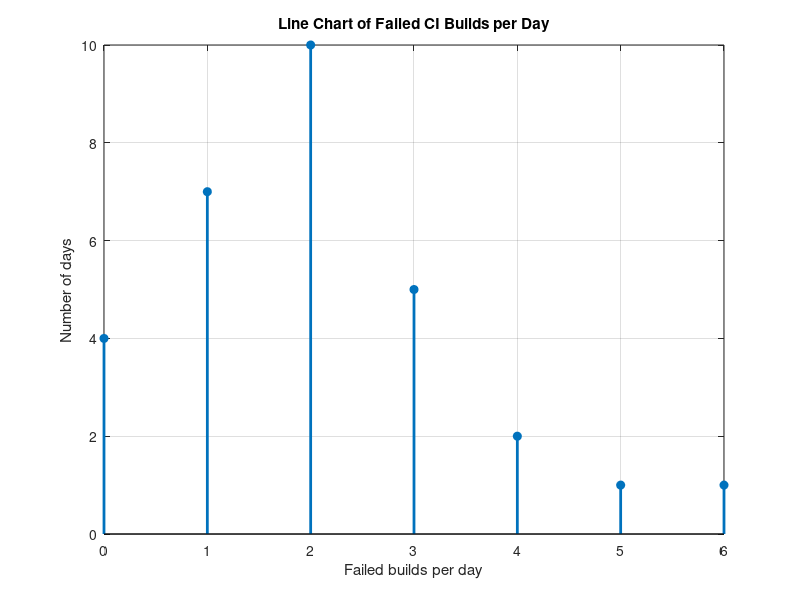

This figure's MATLAB source:
% Question 3 (Lecture 3): Frequency distribution of a discrete variable
clc; clear; close all;

failed = [2 0 1 3 2 1 4 2 2 0 1 3 2 5 1 2 3 0 2 1 4 2 3 1 2 6 1 2 0 3];  % failed CI builds/day

x = unique(failed);                   % distinct values
f = zeros(size(x));
for i = 1:numel(x)
    f(i) = sum(failed == x(i));       % frequency of each value
end
n   = sum(f);
rf  = f / n;                          % relative frequency
pct = rf * 100;                       % percentage frequency
cf  = cumsum(f);                      % cumulative frequency

fprintf('%-8s %-6s %-10s %-8s %-6s\n', 'Failed', 'f', 'Rel.f', 'Percent', 'C.f');
for i = 1:numel(x)
    fprintf('%-8d %-6d %-10.4f %-8.2f %-6d\n', x(i), f(i), rf(i), pct(i), cf(i));
end
fprintf('Total n = %d\n', n);
fprintf('Mode = %d failed builds/day\n', x(f == max(f)));
fprintf('Days with at most 2 failures = %d (%.2f%%)\n', cf(x == 2), 100*cf(x == 2)/n);

stem(x, f, 'filled', 'LineWidth', 2);      % line chart for a discrete variable
xlabel('Failed builds per day'); ylabel('Number of days');
title('Line Chart of Failed CI Builds per Day'); grid on;
